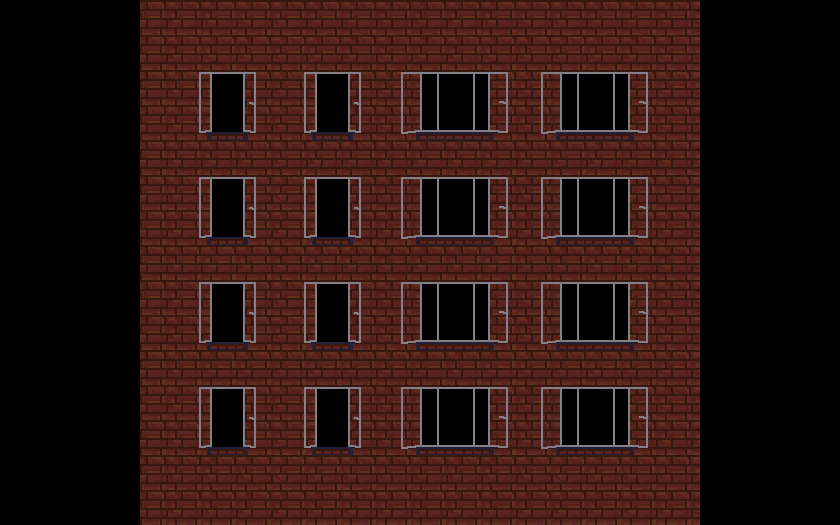

The image is a tile-based game level rendered from a .tmx file. Its description and complete source (layers, tilesets, objects, tile grids) follow:
An orthogonal 24x15 tile map with 35x35 px tiles, 1 tile layer (Background).

<map version="1.10" tiledversion="1.10.1" orientation="orthogonal" renderorder="right-down" width="24" height="15" tilewidth="35" tileheight="35" infinite="0" nextlayerid="2" nextobjectid="1">
 <editorsettings>
  <export target="area01tmx.json" format="json" />
 </editorsettings>
 <tileset firstgid="1" name="buildingtileset" tilewidth="35" tileheight="35" tilecount="360" columns="24">
  <image source="buildingtileset.png" trans="000000" width="840" height="525" />
  <tile id="0">
   <properties>
    <property name="collides" type="bool" value="true" />
   </properties>
  </tile>
  <tile id="1">
   <properties>
    <property name="collides" type="bool" value="false" />
   </properties>
  </tile>
  <tile id="2">
   <properties>
    <property name="collides" type="bool" value="false" />
   </properties>
  </tile>
  <tile id="3">
   <properties>
    <property name="collides" type="bool" value="false" />
   </properties>
  </tile>
  <tile id="4">
   <properties>
    <property name="collides" type="bool" value="false" />
   </properties>
  </tile>
  <tile id="5">
   <properties>
    <property name="collides" type="bool" value="false" />
   </properties>
  </tile>
  <tile id="24">
   <properties>
    <property name="collides" type="bool" value="false" />
   </properties>
  </tile>
  <tile id="25">
   <properties>
    <property name="collides" type="bool" value="false" />
   </properties>
  </tile>
  <tile id="26">
   <properties>
    <property name="collides" type="bool" value="false" />
   </properties>
  </tile>
  <tile id="27">
   <properties>
    <property name="collides" type="bool" value="false" />
   </properties>
  </tile>
  <tile id="28">
   <properties>
    <property name="collides" type="bool" value="false" />
   </properties>
  </tile>
  <tile id="29">
   <properties>
    <property name="collides" type="bool" value="false" />
   </properties>
  </tile>
  <tile id="48">
   <properties>
    <property name="collides" type="bool" value="false" />
   </properties>
  </tile>
  <tile id="49">
   <properties>
    <property name="collides" type="bool" value="false" />
   </properties>
  </tile>
  <tile id="50">
   <properties>
    <property name="collides" type="bool" value="false" />
   </properties>
  </tile>
  <tile id="51">
   <properties>
    <property name="collides" type="bool" value="false" />
   </properties>
  </tile>
  <tile id="52">
   <properties>
    <property name="collides" type="bool" value="false" />
   </properties>
  </tile>
  <tile id="53">
   <properties>
    <property name="collides" type="bool" value="false" />
   </properties>
  </tile>
  <tile id="72">
   <properties>
    <property name="collides" type="bool" value="false" />
   </properties>
  </tile>
  <tile id="73">
   <properties>
    <property name="collides" type="bool" value="false" />
   </properties>
  </tile>
  <tile id="74">
   <properties>
    <property name="collides" type="bool" value="false" />
   </properties>
  </tile>
  <tile id="75">
   <properties>
    <property name="collides" type="bool" value="false" />
   </properties>
  </tile>
  <tile id="76">
   <properties>
    <property name="collides" type="bool" value="false" />
   </properties>
  </tile>
  <tile id="77">
   <properties>
    <property name="collides" type="bool" value="false" />
   </properties>
  </tile>
  <tile id="96">
   <properties>
    <property name="collides" type="bool" value="false" />
   </properties>
  </tile>
  <tile id="97">
   <properties>
    <property name="collides" type="bool" value="false" />
   </properties>
  </tile>
  <tile id="98">
   <properties>
    <property name="collides" type="bool" value="false" />
   </properties>
  </tile>
  <tile id="99">
   <properties>
    <property name="collides" type="bool" value="false" />
   </properties>
  </tile>
  <tile id="100">
   <properties>
    <property name="collides" type="bool" value="false" />
   </properties>
  </tile>
  <tile id="101">
   <properties>
    <property name="collides" type="bool" value="false" />
   </properties>
  </tile>
  <tile id="120">
   <properties>
    <property name="collides" type="bool" value="false" />
   </properties>
  </tile>
  <tile id="121">
   <properties>
    <property name="collides" type="bool" value="false" />
   </properties>
  </tile>
  <tile id="122">
   <properties>
    <property name="collides" type="bool" value="false" />
   </properties>
  </tile>
  <tile id="123">
   <properties>
    <property name="collides" type="bool" value="false" />
   </properties>
  </tile>
  <tile id="124">
   <properties>
    <property name="collides" type="bool" value="false" />
   </properties>
  </tile>
  <tile id="125">
   <properties>
    <property name="collides" type="bool" value="false" />
   </properties>
  </tile>
 </tileset>
 <layer id="1" name="Background" width="24" height="15">
  <data encoding="csv">
0,0,0,0,1,1,1,1,1,1,1,1,1,1,1,1,1,1,1,1,0,0,0,0,
0,0,0,0,1,1,1,1,1,1,1,1,1,1,1,1,1,1,1,1,0,0,0,0,
0,0,0,0,1,4,5,6,4,5,6,74,75,76,77,74,75,76,77,1,0,0,0,0,
0,0,0,0,1,28,29,30,28,29,30,98,99,100,101,98,99,100,101,1,0,0,0,0,
0,0,0,0,1,1,1,1,1,1,1,1,1,1,1,1,1,1,1,1,0,0,0,0,
0,0,0,0,1,4,5,6,4,5,6,74,75,76,77,74,75,76,77,1,0,0,0,0,
0,0,0,0,1,28,29,30,28,29,30,98,99,100,101,98,99,100,101,1,0,0,0,0,
0,0,0,0,1,1,1,1,1,1,1,1,1,1,1,1,1,1,1,1,0,0,0,0,
0,0,0,0,1,4,5,6,4,5,6,74,75,76,77,74,75,76,77,1,0,0,0,0,
0,0,0,0,1,28,29,30,28,29,30,98,99,100,101,98,99,100,101,1,0,0,0,0,
0,0,0,0,1,1,1,1,1,1,1,1,1,1,1,1,1,1,1,1,0,0,0,0,
0,0,0,0,1,4,5,6,4,5,6,74,75,76,77,74,75,76,77,1,0,0,0,0,
0,0,0,0,1,28,29,30,28,29,30,98,99,100,101,98,99,100,101,1,0,0,0,0,
0,0,0,0,1,1,1,1,1,1,1,1,1,1,1,1,1,1,1,1,0,0,0,0,
0,0,0,0,1,1,1,1,1,1,1,1,1,1,1,1,1,1,1,1,0,0,0,0
</data>
 </layer>
</map>